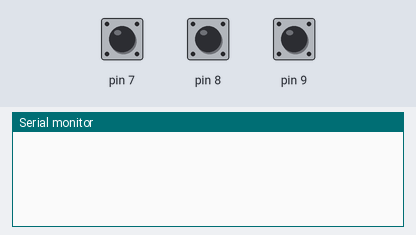
The sketch below on a simulated Arduino Uno, built with avr-gcc and run on an emulated ATmega328P. Shown: the last lines printed to the serial monitor. Inputs (shaded band) come from the test bench; at power-on: pin 7 HIGH, pin 8 HIGH, pin 9 HIGH.

Above: at 1.2 s.
1.3 s: pin 7 pulled LOW for 0.15 s
At 2.6 s:
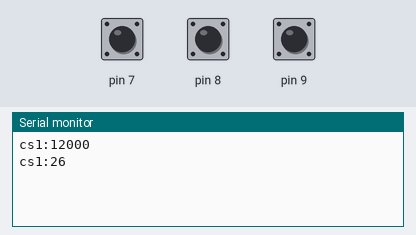
2.9 s: pin 8 pulled LOW for 0.15 s
At 4.2 s:
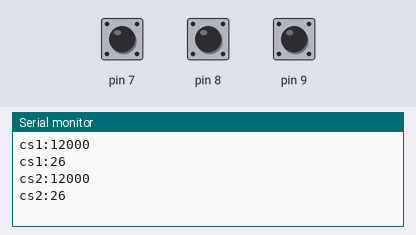
4.5 s: pin 9 pulled LOW for 0.15 s
At 5.6 s:
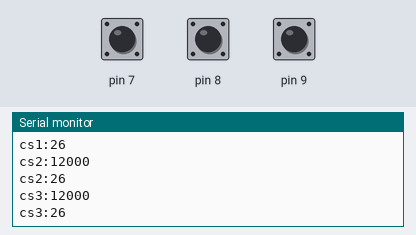
Timing chart, 0 to 7.5 s (numbered marks = the images above; inputs shaded):
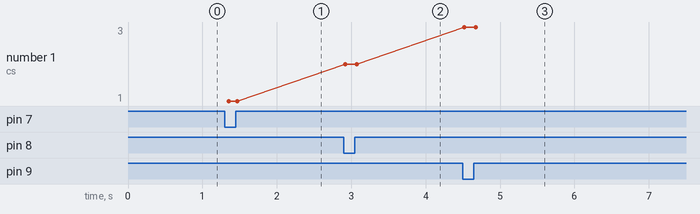

Measured:
- after the input at 1.3 s, the serial monitor: prints a new line after 0.05 s (image 1)
- after the input at 2.9 s, the serial monitor: prints a new line at once (image 2)
- after the input at 4.5 s, the serial monitor: prints a new line at once (image 3)
- plotted number 1: 1 → 2 after the input at 2.9 s, 2 → 3 after the input at 4.5 s

The sketch:

capsens1.ino
```cpp
#include <CapacitiveSensor.h>

CapacitiveSensor cs1 = CapacitiveSensor(6, 7);
CapacitiveSensor cs2 = CapacitiveSensor(6, 8);
CapacitiveSensor cs3 = CapacitiveSensor(6, 9);
boolean cs1g = true;
boolean cs2g = true;
boolean cs3g = true;

void setup() {
  Serial.begin(9600);
}

void loop() {
  long cs1v = cs1.capacitiveSensor(80);
  long cs2v = cs2.capacitiveSensor(80);
  long cs3v = cs3.capacitiveSensor(80);

  ////CS1////
  if (cs1g) {
    if (cs1v > 1000) {
      Serial.print("cs1:");
      Serial.println(cs1v);
      cs1g = false;
    }
  }
  if (!cs1g) {
    if (cs1v < 300) {
      Serial.print("cs1:");
      Serial.println(cs1v);
      cs1g = true;
    }
  }

  ////CS2////
  if (cs2g) {
    if (cs2v > 1000) {
      Serial.print("cs2:");
      Serial.println(cs2v);
      cs2g = false;
    }
  }
  if (!cs2g) {
    if (cs2v < 300) {
      Serial.print("cs2:");
      Serial.println(cs2v);
      cs2g = true;
    }
  }

  ////CS3////
  if (cs3g) {
    if (cs3v > 1000) {
      Serial.print("cs3:");
      Serial.println(cs3v);
      cs3g = false;
    }
  }
  if (!cs3g) {
    if (cs3v < 300) {
      Serial.print("cs3:");
      Serial.println(cs3v);
      cs3g = true;
    }
  }
  delay(15);

}
```
